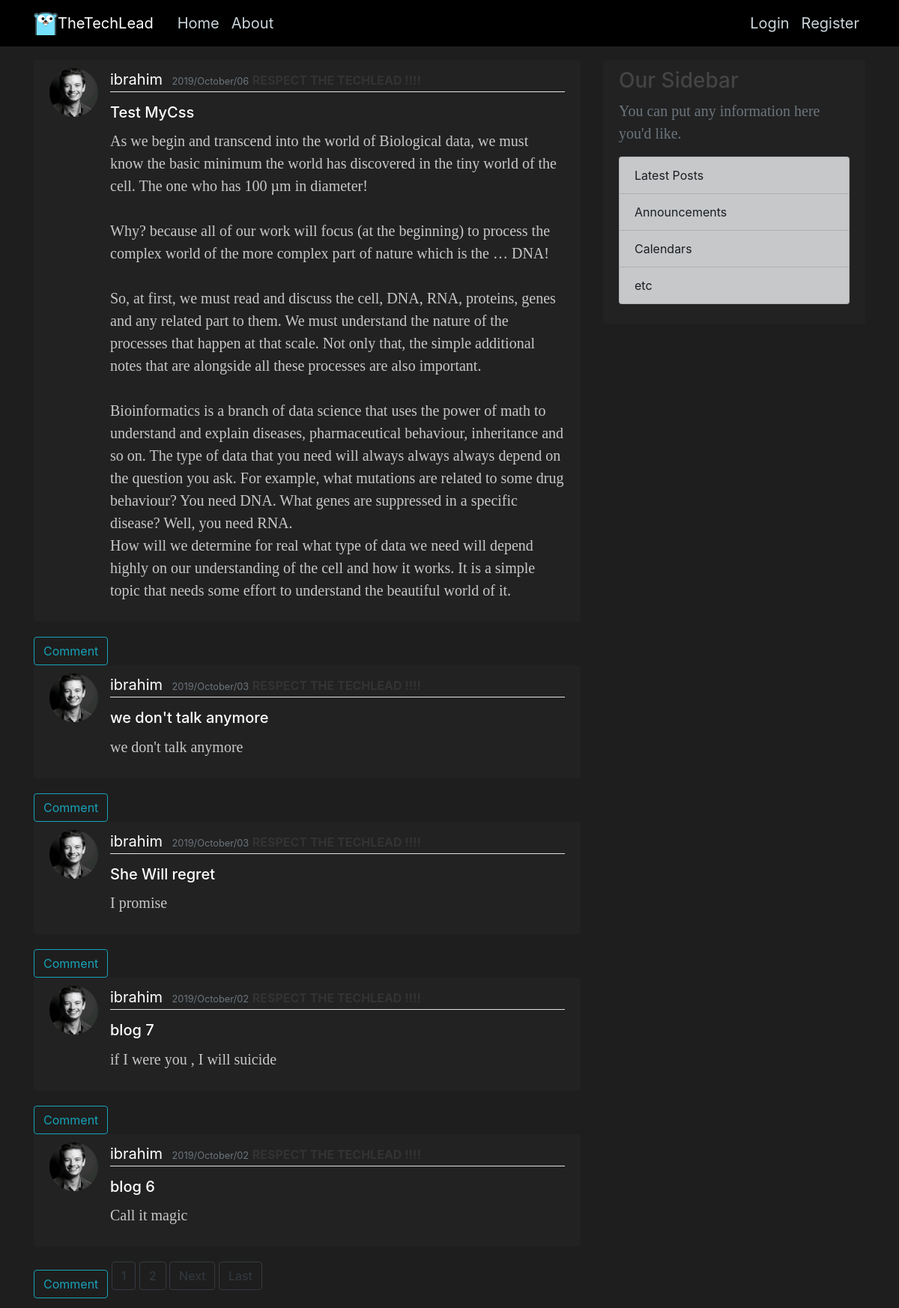
Screenshot of /blog/ with the database file from the repository.
### blog/models.py (models this page shows, shortened)
class Post(models.Model):
    title = models.CharField(default=' ',max_length=100) #CharField used for names restricted strings
    content = models.TextField(default=' ') #unrestricted string there is "choices" parameter used for choose your own charfields
    date = models.DateTimeField(default=timezone.now)
    author = models.ForeignKey(User,on_delete=models.CASCADE)

### users/models.py (models this page shows, shortened)
class Profile(models.Model):
    user = models.OneToOneField(User,on_delete=models.CASCADE)
    image = models.ImageField(default ='default.jpeg',upload_to='profile_pics')

### blog/views.py (the view)
# urls.py: path('', PostListView.as_view(),name='blog-home'),
class PostListView(ListView):
    model = Post
    template_name = 'blog/home.html'  # <app>/<model>_<viewtype>.html
    context_object_name = 'posts'
    ordering = ['-date']
    paginate_by = 5

### blog/templates/blog/home.html (shortened to what this page needs)
{%extends "blog/base.html" %}
{% block content %}
{% for post in posts %}
<article class="media content-section">
  <img class="rounded-circle article-img" src={{post.author.profile.image.url}}>
  <div class="media-body">
    <div class="article-metadata">
      <a class="mr-2" href="{% url 'user-posts' post.author.username %}">{{ post.author }}</a>
      <small class="text-muted">{{ post.date |date:"Y/F/d" }}</small>
      <strong> RESPECT THE TECHLEAD !!!! </strong>
    </div>
    <h2><a class="article-title" href="{% url 'post-detail' post.id %}">{{ post.title }}</a></h2>
    <p class="article-content">{{ post.content }}</p>
  </div>
</article>
<a href={% url 'comments-create' post.id %}><button class="btn btn-outline-info" type="submit">Comment</button></a>
{% endfor %}
  {% if is_paginated %}
    {% for num in page_obj.paginator.page_range %}
      {% if page_obj.number == num %}
            <a type="button" class = "btn btn-outline-dark mb-4 "  href="?page={{num}}">{{ num }}</a>
      {% elif num > page_obj.number|add:'-3' and num < page_obj.number|add:'3'%}
            <a type="button" class = "btn btn-outline-dark mb-4 "  href="?page={{num}}">{{ num }}</a>
      {% endif %}
    {% endfor %}
      {% if page_obj.has_next %}
      <a type="button" class = "btn btn-outline-dark mb-4 " href="?page={{page_obj.next_page_number}}">Next</a>
      <a type="button" class = "btn btn-outline-dark mb-4 " href="?page={{num}}">Last</a>
      {% endif %}
  {% endif %}
{% endblock content %}

### blog/static/blog/main.css (style rules this page uses)
body { background: #fafafa; color: #333333; margin-top: 5rem; }
h1, h2, h3, h4, h5, h6 { color: #444444; }
.content-section { background: rgb(34, 34, 34); padding: 10px 20px; border: 1px solid rgb(34, 34, 34); border-radius: 3px; margin-bottom: 20px; }
.article-title { color: rgb(255,255,255); }
.article-content { white-space: pre-line; }
.article-img { height: 65px; width: 65px; margin-right: 16px; }
.article-metadata { padding-bottom: 1px; margin-bottom: 4px; border-bottom: 1px solid #e3e3e3 }
body { background-color: rgb(30, 30, 30); }
p { color: rgb(200,200,200) ; font-family: verdana; font-size: 20px; text-align: left; }
a { color: white ; font-size: 20px; }

### rows the page displays
Post: author.profile.image (picture), author "ibrahim", date "2019/October/06", title "Test MyCss", content "As we begin and transcend into the world of Biological data, we must know the basic minimum the world has discovered in the tiny world of the cell. The one who has 100 µm in diameter! Why? because all of our work will focus (at the beginning) to process the complex world of the more complex part of nature which is the … DNA! So, at first, we must read and discuss the cell, DNA, RNA, proteins, genes and any related part to them. We must understand the nature of the processes that happen at that scale. Not only that, the simple additional notes that are alongside all these processes are also important. Bioinformatics is a branch of data science that uses the power of math to understand and…"
Post: author.profile.image (picture), author "ibrahim", date "2019/October/03", title "we don't talk anymore", content "we don't talk anymore"
Post: author.profile.image (picture), author "ibrahim", date "2019/October/03", title "She Will regret", content "I promise"
Post: author.profile.image (picture), author "ibrahim", date "2019/October/02", title "blog 7", content "if I were you , I will suicide"
Post: author.profile.image (picture), author "ibrahim", date "2019/October/02", title "blog 6", content "Call it magic"

### other values shown
{{ num }} "1"
{{ num }} "2"
